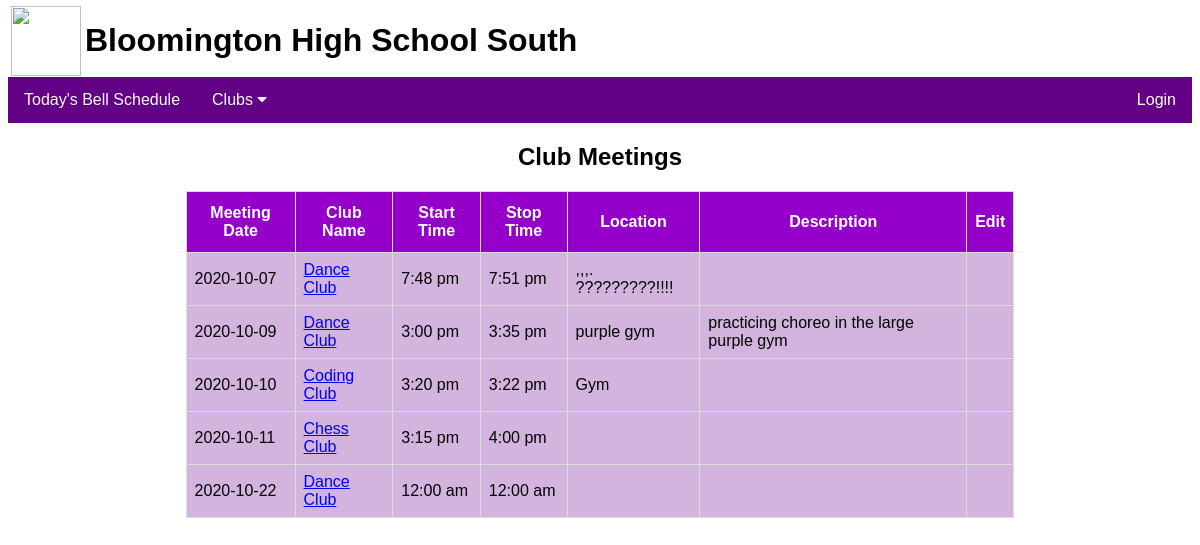
The page /displaymeetings.php on the database as committed earlier.
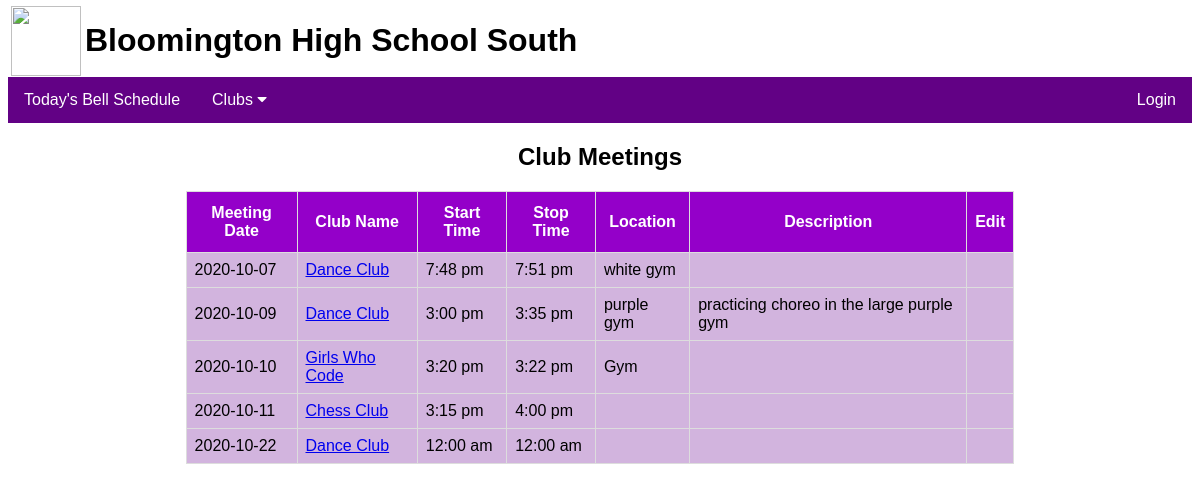
The same page on the database as committed later.
### tables this page shows
CREATE TABLE `meetings` (
  `id` int(6) NOT NULL AUTO_INCREMENT,
  `meetingdate` varchar(30) NOT NULL,
  `starttime` varchar(30) NOT NULL,
  `stoptime` varchar(30) NOT NULL,
  `clubmeetinglocation` varchar(30) NOT NULL,
  `clubmeetingdescription` varchar(100) NOT NULL,
  `clubname` varchar(30) NOT NULL,
  PRIMARY KEY (`id`),
  KEY `cname` (`clubname`),
  CONSTRAINT `cname` FOREIGN KEY (`clubname`) REFERENCES `introduce_responses` (`clubname`) ON DELETE CASCADE ON UPDATE CASCADE
);

### displaymeetings.php (the view, shortened to what this page needs)
<?php
include("includes/common.inc");
include("includes/db.inc");
?>
<h2 align=center>Club Meetings</h2>
<?php
$today = date("Y-m-d");
$query = "SELECT * FROM meetings WHERE meetingdate >= '$today' ORDER by meetingdate";
$result = mysqli_query($dbconnector, $query);
if (mysqli_num_rows($result) > 0) {
  echo "<table id='meetings' border='1' align=center width='70%' bgcolor='#D2B4DE'><tr>
  <th style=\"font-family: Arial, Helvetica, sans-serif;\">Meeting Date</th>
  <th style=\"font-family: Arial, Helvetica, sans-serif;\">Club Name</th>
  <th style=\"font-family: Arial, Helvetica, sans-serif;\">Start Time</th>
  <th style=\"font-family: Arial, Helvetica, sans-serif;\">Stop Time</th>
  <th style=\"font-family: Arial, Helvetica, sans-serif;\">Location</th>
  <th style=\"font-family: Arial, Helvetica, sans-serif;\">Description</th>
  <th style=\"font-family: Arial, Helvetica, sans-serif;\">Edit</th>
  </tr>";
  while ($row = mysqli_fetch_assoc($result)) {
    $time_in_12_hour_format_start  = date("g:i a", strtotime($row['starttime']));
    $time_in_12_hour_format_stop  = date("g:i a", strtotime($row['stoptime']));
    echo "<tr>
    <td style=\"font-family: Arial, Helvetica, sans-serif;\">{$row['meetingdate']}</td>
    <td style=\"font-family: Arial, Helvetica, sans-serif;\"><a href=\"displayclubinfo.php?club={$row['clubname']}\">{$row['clubname']}</a></td>
    <td style=\"font-family: Arial, Helvetica, sans-serif;\">{$time_in_12_hour_format_start}</td>
    <td style=\"font-family: Arial, Helvetica, sans-serif;\">{$time_in_12_hour_format_stop}</td>
    <td style=\"font-family: Arial, Helvetica, sans-serif;\">{$row['clubmeetinglocation']}</td>
    <td style=\"font-family: Arial, Helvetica, sans-serif;\">{$row['clubmeetingdescription']}</td>";
    if(isset($_SESSION['club-name']) and $row['clubname']==$_SESSION['club-name']){
        echo "<td style=\"font-family: Arial, Helvetica, sans-serif;\"><a href=\"editclubmeeting.php?id={$row['id']}\">Edit</a></td>";
    } else {
        echo "<td style=\"font-family: Arial, Helvetica, sans-serif;\">&nbsp;</td>";
    }
   echo "</tr>";
  }
  echo "</table>";
}
?>
<br>
<?php
include("includes/footer.inc");
?>

Rows that differ between the two databases and show on the page:
changed meetings "7:48 pm": clubmeetinglocation ",,,. ?????????!!!!" → "white gym"
changed meetings "3:20 pm": clubname "Coding Club" → "Girls Who Code"
